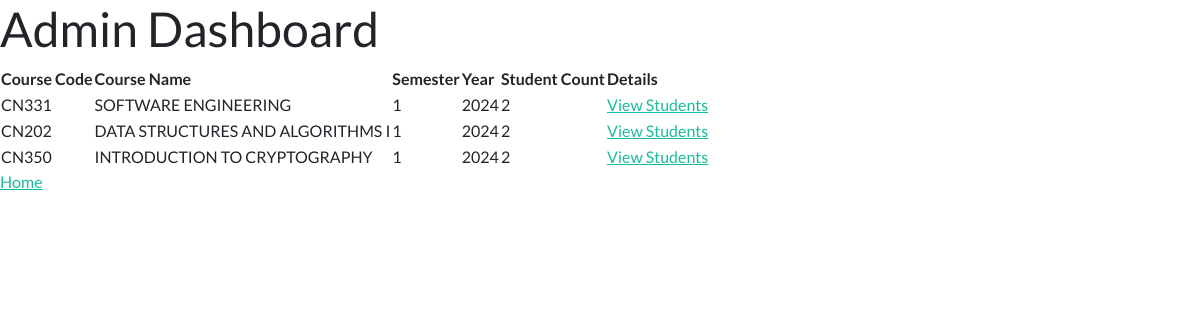
Page /admin_dashboard/ (signed in) on the earlier database version.
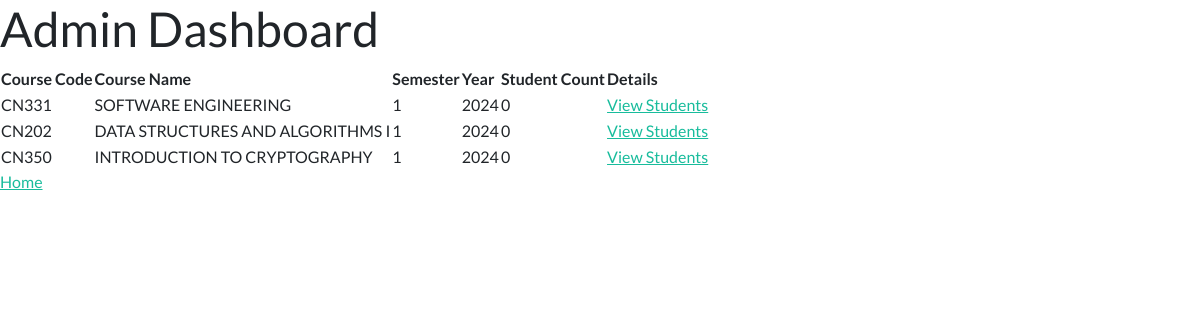
Same page on the later database version.
### courses/models.py (models this page shows, shortened)
class Course(models.Model):
    code = models.CharField(max_length=10)
    name = models.CharField(max_length=100)
    semester = models.CharField(max_length=10)
    year = models.IntegerField()
    seats = models.IntegerField()
    is_open = models.BooleanField(default=True)

### courses/views.py (the view)
# urls.py: path('admin_dashboard/', views.admin_dashboard, name='admin_dashboard'),
@staff_member_required
def admin_dashboard(request):
    courses = Course.objects.all()
    course_data = []
    for course in courses:
        student_count = QuotaRequest.objects.filter(course=course, is_approved=True).count()
        course_data.append({
            'course': course,
            'student_count': student_count
        })
    return render(request, 'courses/admin_dashboard.html', {'course_data': course_data})

### courses/templates/courses/admin_dashboard.html (shortened to what this page needs)
{% load static %}
<!DOCTYPE html>
<html>
<head>
    <link href="{% static 'css/bootstrap.min.css' %}" rel ="stylesheet">
<body>
    <h1>Admin Dashboard</h1>
    <table>
        <thead>
            <tr>
                <th>Course Code</th>
                <th>Course Name</th>
                <th>Semester</th>
                <th>Year</th>
                <th>Student Count</th>
                <th>Details</th>
            </tr>
        </thead>
        <tbody>
            {% for data in course_data %}
                <tr>
                    <td>{{ data.course.code }}</td>
                    <td>{{ data.course.name }}</td>
                    <td>{{ data.course.semester }}</td>
                    <td>{{ data.course.year }}</td>
                    <td>{{ data.student_count }}</td>
                    <td><a href="{% url 'course_quota_requests' data.course.code %}">View Students</a></td>
                </tr>
            {% endfor %}
        </tbody>
    </table>
    <a href="{% url 'home' %}">Home</a>
</body>
</head>
</html>

Differences in the rows shown:
changed Course "CN331": student_count "2" → "0"
changed Course "CN202": student_count "2" → "0"
changed Course "CN350": student_count "2" → "0"
